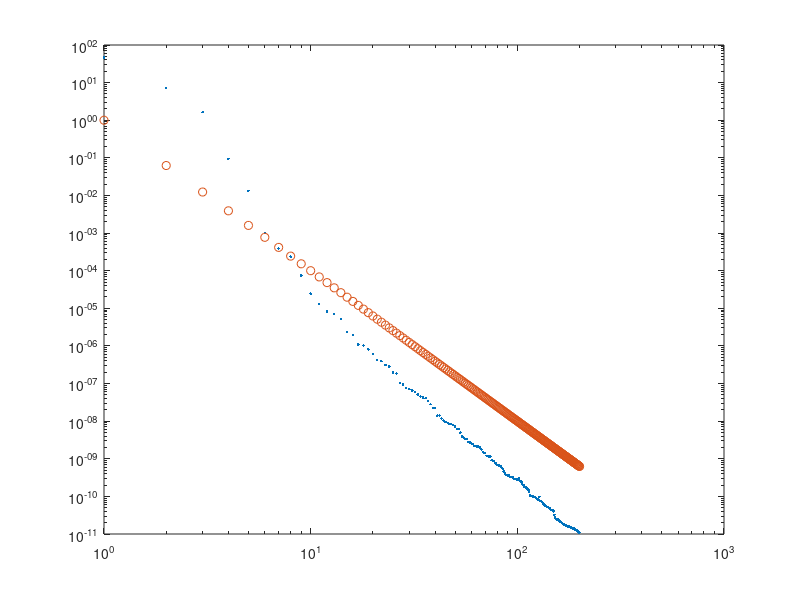

Reproduce this figure in MATLAB.
iter = 200;

k = 4; 
ntype = 'L2';
f = @(z, b) max(0, b(1).*z+b(2)).^k;
% f = @(z, b) (b(1).*z+b(2))>0;

% b = linspace(-2, 2, 500)'; 
% xset = linspace(0,1,1000)';

b = linspace(-2, 2, 1000)'; 
xset = linspace(0,1,1000)';

% b = linspace(-2, 2, 1000)'; 
% xset = linspace(0,1,10000)';

h = xset(2) - xset(1);
w = [-1, 1];  
[W, Bb] = meshgrid(w, b);  
muset = [W(:) Bb(:)]; 

musize = size(muset,1);
xsize = size(xset,1);
muid = zeros(iter,1);
xid = muid;
L = zeros(musize,1);
B = zeros(iter,iter);
Q = zeros(xsize,iter);

fx = zeros(xsize,musize);
for i = 1:musize
    fx(:,i) = f(xset, muset(i, :));
end

error = zeros(iter,1);
Lambda = error;
for n = 1:iter
    if n == 1
        if strcmp(ntype,'Linf')
            L = max(abs(fx));
        end
        if strcmp(ntype,'L2')
            L = h*sum(fx.*fx);
        end
    else
        r = fx - Q(:, 1:n-1)*( B(1:n-1, 1:n-1)\fx(xid(1:n-1),:) );
        if strcmp(ntype,'Linf')
            L = max(abs(r));
        end
        if strcmp(ntype,'L2')
            L = h*sum(r.*r);
        end
    end
    [~, muid(n)] = max(L);
    if n == 1
        r = fx(:,muid(n));
    else
        r = fx(:,muid(n)) - Q(:,1:n-1)*( B(1:n-1,1:n-1)\fx(xid(1:n-1),muid(n)) );
    end
    [error(n), xid(n)] = max(abs(r));
    
    if strcmp(ntype,'L2')
        error(n) = sqrt(h*sum(r.*r));
    end

    Q(:, n) = r/r(xid(n));
    B(n, 1:n) = Q(xid(n), 1:n);
    Lambda(n) = norm(Q,'inf');
    if mod(n,10) == 0
        fprintf('EIM at the %d-th step, error is %e\n',n,error(n));
    end
end

mu = muset(muid,:);
x = xset(xid,:);

N = 1:iter;
st = 50;
avgLambda = Lambda;
h = zeros(iter,1);
for i=1:iter
    avgLambda(i) = (prod(1+Lambda(1:i))).^(1/i);
    idx = (mu(1:i,1)==1);
    node = sort(mu(idx,2));
    if length(node)==1
        h(i)=1;
    else
        h(i) = min(node(2:end)-node(1:end-1));
    end
end

%error = error./(1+Lambda)./avgLambda;
temp = polyfit(log(N(st:end)),log(error(st:end)),1);
fprintf('The order of EIM error is %.3e \n', -temp(1));
loglog(N,error,'.',N,N.^(-k),'o');

